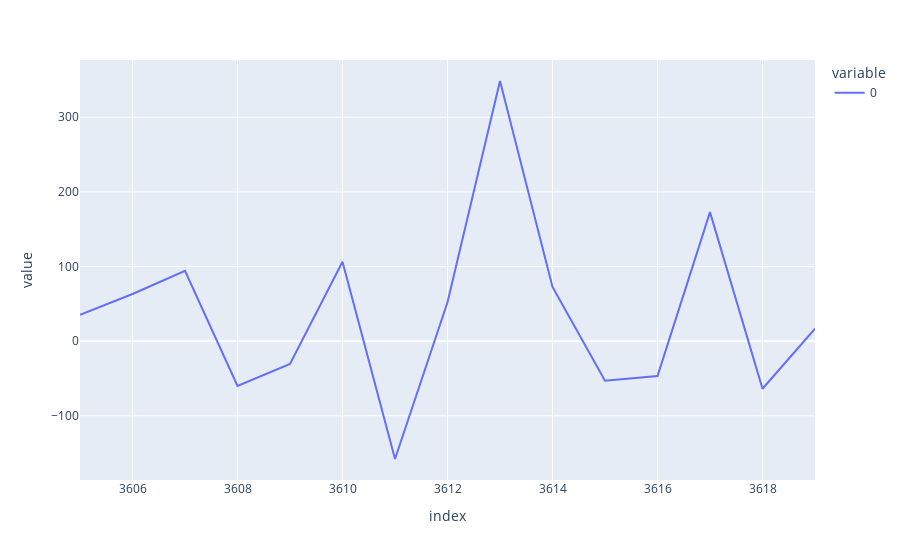

Notebook code for this chart:
### Code cell
residuals = forecast - to_pred
px.line(residuals)

### Figure 1 — Plotly figure (JSON) as saved in the notebook; plotly's stock layout.template omitted (floating-point values rounded to 4 significant figures)
{"data": [{"hovertemplate": "variable=0<br>index=%{x}<br>value=%{y}<extra></extra>", "legendgroup": "0", "line": {"color": "#636efa", "dash": "solid"}, "marker": {"symbol": "circle"}, "mode": "lines", "name": "0", "orientation": "v", "showlegend": true, "type": "scatter", "x": [3605, 3606, 3607, 3608, 3609, 3610, 3611, 3612, 3613, 3614, 3615, 3616, 3617, 3618, 3619], "xaxis": "x", "y": [35.42, 63.16, 94.14, -59.88, -30.61, 106.4, -157.9, 52.13, 348.6, 72.68, -52.9, -46.71, 172.9, -63.76, 16.62], "yaxis": "y"}], "layout": {"legend": {"title": {"text": "variable"}, "tracegroupgap": 0}, "margin": {"t": 60}, "xaxis": {"anchor": "y", "domain": [0, 1], "title": {"text": "index"}}, "yaxis": {"anchor": "x", "domain": [0, 1], "title": {"text": "value"}}}}
